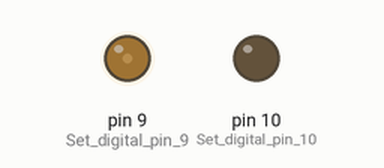
Recording of a sketch running on a simulated Arduino Uno, built with avr-gcc and run on an emulated ATmega328P. Parts: output pins drawn as LEDs (lit = HIGH).

Above: at 0.05 s.
At 10.1 s:
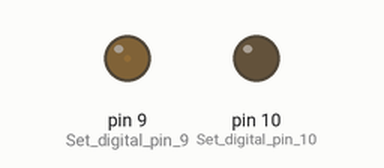
Timing chart, 0 to 13.2 s (numbered marks = the images above):
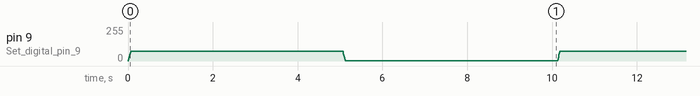

The sketch:

SPLASHcontrol.ino
```cpp
/*
 * This code is designed to work with the Arduino Micro
 * using the ATmega32U4
 */

void setup() {
  pinMode(9, OUTPUT);                               // Set digital pin 9 (D9) to an output
  pinMode(10, OUTPUT);                              // Set digital pin 10 (D10) to an output
  TCCR1A = _BV(COM1A1) | _BV(COM1B1) | _BV(WGM11);  // Enable PWM outputs for OC1A and OC1B on digital pins 9, 10
  TCCR1B = _BV(WGM13) | _BV(WGM12) | _BV(CS11);     // Set fast PWM and prescaler of 8 on timer 1
  ICR1 = 19999;                                      // Set the PWM frequency to (16MHz / (8 * (999 + 1)))
  //OCR1A = 6000;                                      // Set duty-cycle to 50% on D9
  //OCR1B = 250;                                      // Set duty-cycle to 25% on D10
}

void loop() {
  for (uint16_t i=0; i<6000; i+=100) {
    OCR1A = i;
    delay(1);
  }
  delay(5000);
  for (uint16_t i=6000; i>0; i-=100) {
    OCR1A = i;
    delay(1);
  }
  delay(5000);
}
```
